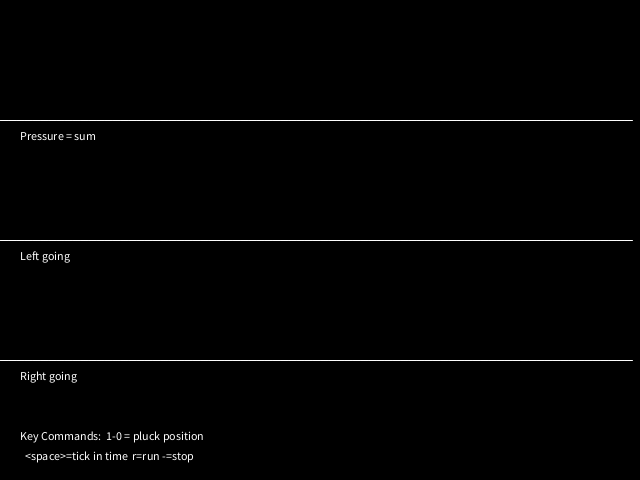
Frame 1 (no input)
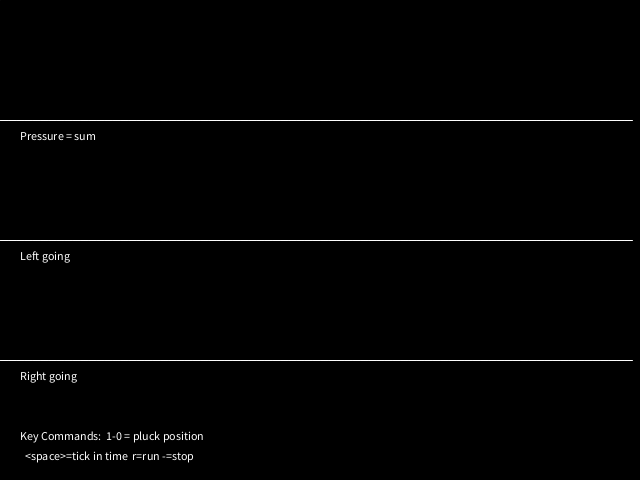
Frame 60 (the mouse pressed at the canvas centre just before this capture)
Frame 120 (the mouse held since frame 60 and released just before this capture): identical to frame 60, image omitted

The Processing sketch that drew these frames (run headless with seeded random() and noise(); from frame 60 on, the mouse is pressed at the canvas centre):

// Processing sketch: DAlembertOpenClosedTube
// ── DAlembertOpenClosedTube.pde
// D'Alembert solution of open/closed tube
//   Perry R. Cook, 2015

int nump = 80;
float xscale,yoffs,yscale,loffs,roffs;
float damp = 0.999;
float tube[] = new float[nump];
float tubel[] = new float[nump];
float tuber[] = new float[nump];
float basefreq = 1.0;
float time;

int running = 0;

void setup() {
   size(640, 480);
   xscale = width/(nump*1.0);
   yoffs = height/4;
   yscale = 0.95*yoffs;
   loffs = height/2;
   roffs = loffs+yoffs;
   //center shape in window
   noStroke();
   frameRate(30);
}

void draw() {
   fill(0);
   rect(0,0,width, height);
   stroke(0);
   line(0,0,width,0); // weird fixup for lines
   line(0,0,0,height);
   if (running==1) tick();
   drawTube();  
   fill(255);
   text("Key Commands:  1-0 = pluck position",20,height-40);
   text("  <space>=tick in time  r=run -=stop",20,height-20);
}

void drawTube()  {
   float ly = yoffs;
   float ll = loffs;
   float lr = roffs;
   stroke(255);
   for (int x=0; x < nump; x++)  {
        tube[x] = tubel[x] + tuber[x];
        float y  = yoffs - 0.5*yscale*tube[x];
        float yl = loffs - 0.5*yscale*tubel[x];
        float yr = roffs - 0.5*yscale*tuber[x];
        line((x-1)*xscale,ly,x*xscale,y);
        line((x-1)*xscale,ll,x*xscale,yl);
        line((x-1)*xscale,lr,x*xscale,yr);
        ly = y;
        ll = yl;
        lr = yr;
    }
   fill(255);
   text("Pressure = sum",20,yoffs+20);    
   text("Left going",20,loffs+20);    
   text("Right going",20,roffs+20);    
}

void keyPressed()  {
    if (key == '0') clear();
    if (key == 'p') pulse();
    if (key == ' ') tick();
    if (key == 'r') running = 1;
    if (key == 's') running = 0;
}

void pulse()  {
   clear();
   tuber[1] = 1.0;
}

void tick()  {
   float temp = tubel[0];
   for (int x = 0; x < nump-1; x++)  {
      tubel[x] = tubel[x+1];
   }
   tubel[nump-1] = tuber[nump-1];    // ONLY CHANGE HERE
   for (int x = nump-1; x > 0; x--)  {
      tuber[x] = tuber[x-1];
   }
   tuber[0] = -temp;
}
    
void clear()  {
  for (int x = 0; x < nump; x++)  {
    tube[x] = 0.0;
    tubel[x] = 0.0;
    tuber[x] = 0.0;
  }
}
